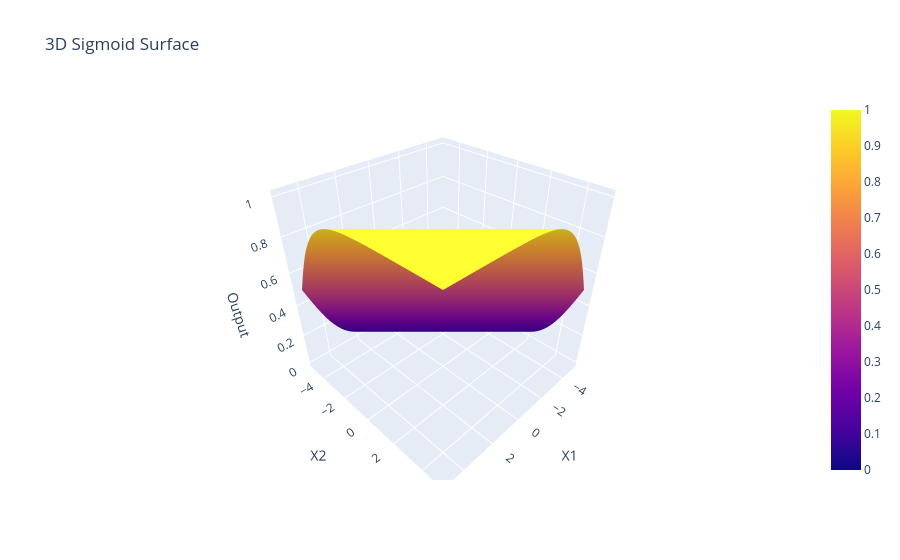

Write notebook code for a chart like this one.
### Code cell
# 3D Sigmoid Surface
x = np.linspace(-5, 5, 50)
y = np.linspace(-5, 5, 50)

X, Y = np.meshgrid(x, y)
Z = 1 / (1 + np.exp(-(X + Y)))

fig = go.Figure(data=[go.Surface(z=Z, x=X, y=Y)])

fig.update_layout(title='3D Sigmoid Surface',
                  scene=dict(
                      xaxis_title='X1',
                      yaxis_title='X2',
                      zaxis_title='Output'))

fig.show()

### Figure 1 — Plotly figure (JSON) as saved in the notebook; plotly's stock layout.template omitted (floating-point values rounded to 4 significant figures; data arrays with more than 128 entries replaced by an {"elided": "..."} marker saying what was removed)
{"data": [{"type": "surface", "x": {"elided": "50x50 float values"}, "y": {"elided": "50x50 float values"}, "z": {"elided": "50x50 float values"}}], "layout": {"scene": {"xaxis": {"title": {"text": "X1"}}, "yaxis": {"title": {"text": "X2"}}, "zaxis": {"title": {"text": "Output"}}}, "title": {"text": "3D Sigmoid Surface"}}}
